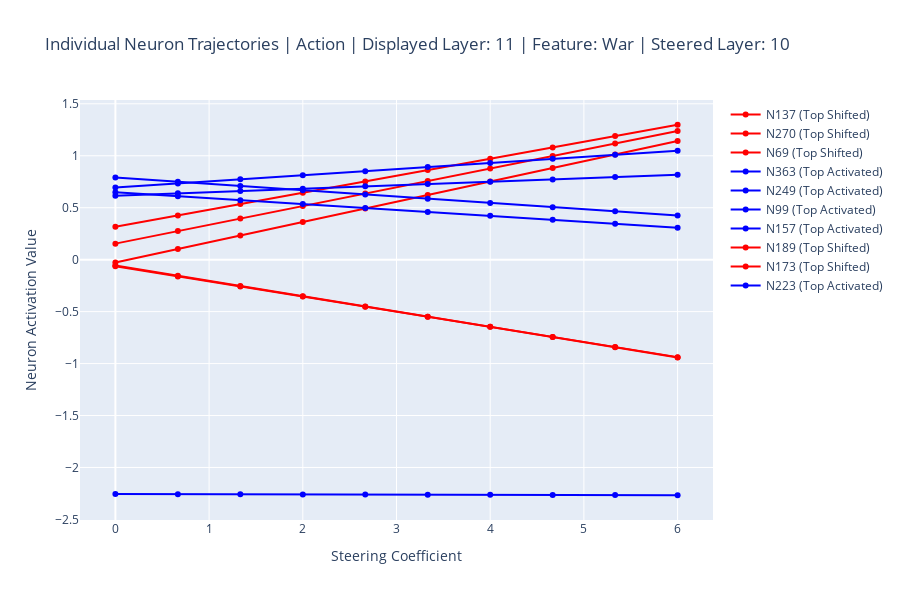

Notebook code for this chart:
### Markdown cell above
### <a id="plot-change-in-top-shifted-neurons"></a>Plot Change in Top Shifted Neurons

The following function allows us to plot the change in activation for the neurons that were most activated to begin with, as well as those that had the highest shift after the steering was completed.

`plot_change_in_top_shifted_neurons` plots the activation for the neurons that were the most activated to begin with, as well as those that had the highest shift after the steering was completed (steering_coefficient, activation_value)
- `all_texts_data` is the dataframe containing all information about the titles, but at least `title`, `genre` and `ovweview`.
- `layer_to_plot` is a layer that comes after the layer that was steered. This is because you will not see the effect on the activations of the neurons in the same layer that you apply the steering.
- `layer_to_steer` is what layer to perform steering on
- `category` is what category to analyze activations for
- `steering_coefficient_start` is the first steering coefficient (i.e. the beginning of the x-axis)
- `steering_coefficient_end` is the last steering coefficient (i.e. the end of the x-axis)
- `info_string` is what will be displayed in the title of the plot to keep track of the selected parameters for that plot.
- `number_of_steps` are the number of points for which to do the analysis (i.e. the number of steering coefficients to analyze from start to end)
- `number_of_neurons` is the maximum amount of neurons to analyze (if there is an overlap between most shifted and most activated there will be fewer neurons)

### Code cell
info_string = f'Individual Neuron Trajectories | {category} | Displayed Layer: {layer_to_plot} | Feature: {feature} | Steered Layer: {layer_to_steer}'
plot_change_in_top_shifted_neurons(
    model,
    model_output,
    encoded_input, 
    all_texts_data,
    layer_to_plot,
    layer_to_steer, 
    category, 
    steering_coefficient_start=0.0, 
    steering_coefficient_end=6,
    steering_vector=steering_vector,
    info_string=info_string,
    number_of_steps=10, 
    number_of_neurons=10);

### Figure 1 — Plotly figure (JSON) as saved in the notebook; plotly's stock layout.template omitted (floating-point values rounded to 4 significant figures)
{"data": [{"line": {"color": "red", "dash": "solid", "width": 2}, "marker": {"size": 6}, "mode": "lines+markers", "name": "N137 (Top Shifted)", "type": "scatter", "x": [0.0, 0.6667, 1.333, 2.0, 2.667, 3.333, 4.0, 4.667, 5.333, 6.0], "y": [0.3166, 0.4257, 0.5348, 0.6439, 0.753, 0.8621, 0.9712, 1.08, 1.189, 1.298]}, {"line": {"color": "red", "dash": "solid", "width": 2}, "marker": {"size": 6}, "mode": "lines+markers", "name": "N270 (Top Shifted)", "type": "scatter", "x": [0.0, 0.6667, 1.333, 2.0, 2.667, 3.333, 4.0, 4.667, 5.333, 6.0], "y": [0.1543, 0.2747, 0.3952, 0.5156, 0.6361, 0.7565, 0.877, 0.9974, 1.118, 1.238]}, {"line": {"color": "red", "dash": "solid", "width": 2}, "marker": {"size": 6}, "mode": "lines+markers", "name": "N69 (Top Shifted)", "type": "scatter", "x": [0.0, 0.6667, 1.333, 2.0, 2.667, 3.333, 4.0, 4.667, 5.333, 6.0], "y": [-0.02644, 0.1034, 0.2332, 0.363, 0.4928, 0.6226, 0.7525, 0.8823, 1.012, 1.142]}, {"line": {"color": "blue", "dash": "solid", "width": 2}, "marker": {"size": 6}, "mode": "lines+markers", "name": "N363 (Top Activated)", "type": "scatter", "x": [0.0, 0.6667, 1.333, 2.0, 2.667, 3.333, 4.0, 4.667, 5.333, 6.0], "y": [0.6942, 0.7337, 0.7731, 0.8126, 0.852, 0.8915, 0.9309, 0.9704, 1.01, 1.049]}, {"line": {"color": "blue", "dash": "solid", "width": 2}, "marker": {"size": 6}, "mode": "lines+markers", "name": "N249 (Top Activated)", "type": "scatter", "x": [0.0, 0.6667, 1.333, 2.0, 2.667, 3.333, 4.0, 4.667, 5.333, 6.0], "y": [0.6164, 0.6387, 0.6609, 0.6832, 0.7055, 0.7278, 0.7501, 0.7724, 0.7946, 0.8169]}, {"line": {"color": "blue", "dash": "solid", "width": 2}, "marker": {"size": 6}, "mode": "lines+markers", "name": "N99 (Top Activated)", "type": "scatter", "x": [0.0, 0.6667, 1.333, 2.0, 2.667, 3.333, 4.0, 4.667, 5.333, 6.0], "y": [0.7897, 0.7491, 0.7085, 0.6679, 0.6273, 0.5867, 0.5461, 0.5055, 0.4649, 0.4243]}, {"line": {"color": "blue", "dash": "solid", "width": 2}, "marker": {"size": 6}, "mode": "lines+markers", "name": "N157 (Top Activated)", "type": "scatter", "x": [0.0, 0.6667, 1.333, 2.0, 2.667, 3.333, 4.0, 4.667, 5.333, 6.0], "y": [0.6488, 0.6109, 0.573, 0.5352, 0.4973, 0.4595, 0.4216, 0.3837, 0.3459, 0.308]}, {"line": {"color": "red", "dash": "solid", "width": 2}, "marker": {"size": 6}, "mode": "lines+markers", "name": "N189 (Top Shifted)", "type": "scatter", "x": [0.0, 0.6667, 1.333, 2.0, 2.667, 3.333, 4.0, 4.667, 5.333, 6.0], "y": [-0.06435, -0.1614, -0.2585, -0.3556, -0.4526, -0.5497, -0.6468, -0.7439, -0.8409, -0.938]}, {"line": {"color": "red", "dash": "solid", "width": 2}, "marker": {"size": 6}, "mode": "lines+markers", "name": "N173 (Top Shifted)", "type": "scatter", "x": [0.0, 0.6667, 1.333, 2.0, 2.667, 3.333, 4.0, 4.667, 5.333, 6.0], "y": [-0.0569, -0.1552, -0.2534, -0.3517, -0.45, -0.5482, -0.6465, -0.7447, -0.843, -0.9413]}, {"line": {"color": "blue", "dash": "solid", "width": 2}, "marker": {"size": 6}, "mode": "lines+markers", "name": "N223 (Top Activated)", "type": "scatter", "x": [0.0, 0.6667, 1.333, 2.0, 2.667, 3.333, 4.0, 4.667, 5.333, 6.0], "y": [-2.256, -2.257, -2.259, -2.26, -2.261, -2.262, -2.264, -2.265, -2.266, -2.267]}], "layout": {"height": 600, "showlegend": true, "title": {"text": "Individual Neuron Trajectories | Action | Displayed Layer: 11 | Feature: War | Steered Layer: 10"}, "width": 900, "xaxis": {"title": {"text": "Steering Coefficient"}}, "yaxis": {"title": {"text": "Neuron Activation Value"}}}}
